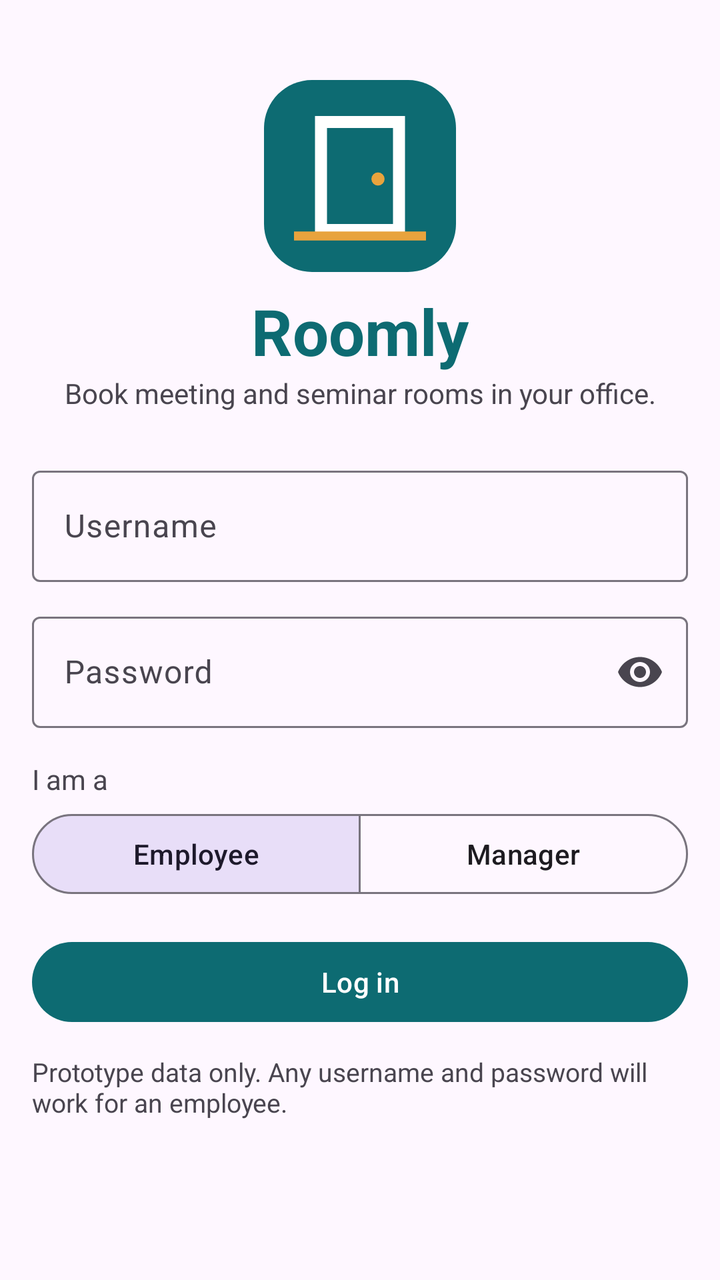
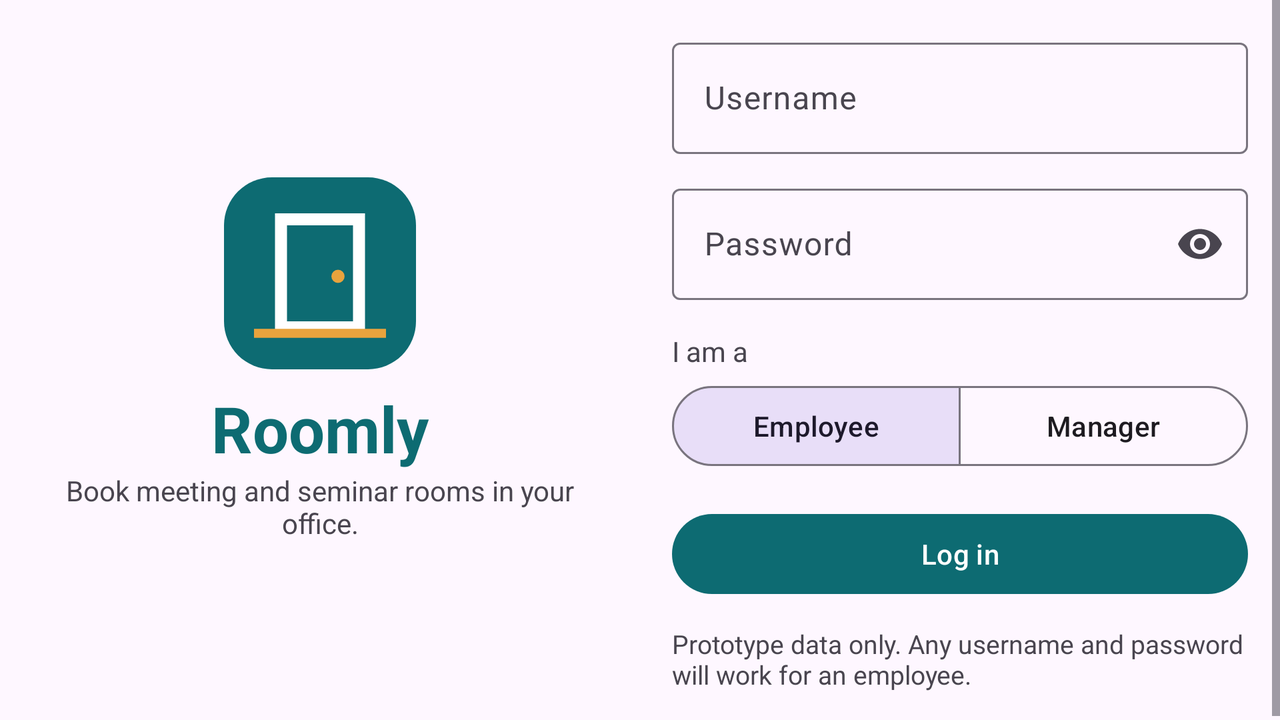

An Android layout and its configuration variant, each rendered on a device that would load it. The default file and the variant file are quoted in full after the pictures.
<!-- AndroidManifest.xml: application theme Theme.Roomly -->
<!-- res/layout/activity_login.xml -->
<?xml version="1.0" encoding="utf-8"?>
<ScrollView xmlns:android="http://schemas.android.com/apk/res/android"
    xmlns:app="http://schemas.android.com/apk/res-auto"
    android:layout_width="match_parent"
    android:layout_height="match_parent"
    android:fillViewport="true">

    <LinearLayout
        android:layout_width="match_parent"
        android:layout_height="wrap_content"
        android:gravity="center_horizontal"
        android:orientation="vertical"
        android:padding="@dimen/screen_padding">

        <ImageView
            android:id="@+id/imgLogo"
            android:layout_width="96dp"
            android:layout_height="96dp"
            android:layout_marginTop="24dp"
            android:contentDescription="@string/logo_description"
            android:src="@drawable/ic_roomly_logo" />

        <TextView
            android:layout_width="wrap_content"
            android:layout_height="wrap_content"
            android:layout_marginTop="8dp"
            android:text="@string/app_name"
            android:textColor="@color/brand"
            android:textSize="32sp"
            android:textStyle="bold" />

        <TextView
            android:layout_width="wrap_content"
            android:layout_height="wrap_content"
            android:layout_marginBottom="24dp"
            android:gravity="center"
            android:text="@string/tagline"
            android:textColor="?attr/colorOnSurfaceVariant"
            android:textSize="14sp" />

        <LinearLayout
            android:layout_width="match_parent"
            android:layout_height="wrap_content"
            android:orientation="vertical">

            <com.google.android.material.textfield.TextInputLayout
                android:id="@+id/layoutUsername"
                style="@style/Widget.Material3.TextInputLayout.OutlinedBox"
                android:layout_width="match_parent"
                android:layout_height="wrap_content"
                android:hint="@string/hint_username">

                <com.google.android.material.textfield.TextInputEditText
                    android:id="@+id/etUsername"
                    android:layout_width="match_parent"
                    android:layout_height="wrap_content"
                    android:imeOptions="actionNext"
                    android:inputType="text"
                    android:singleLine="true" />
            </com.google.android.material.textfield.TextInputLayout>

            <com.google.android.material.textfield.TextInputLayout
                android:id="@+id/layoutPassword"
                style="@style/Widget.Material3.TextInputLayout.OutlinedBox"
                android:layout_width="match_parent"
                android:layout_height="wrap_content"
                android:layout_marginTop="12dp"
                android:hint="@string/hint_password"
                app:endIconMode="password_toggle">

                <com.google.android.material.textfield.TextInputEditText
                    android:id="@+id/etPassword"
                    android:layout_width="match_parent"
                    android:layout_height="wrap_content"
                    android:imeOptions="actionDone"
                    android:inputType="textPassword"
                    android:singleLine="true" />
            </com.google.android.material.textfield.TextInputLayout>

            <TextView
                android:layout_width="wrap_content"
                android:layout_height="wrap_content"
                android:layout_marginTop="16dp"
                android:text="@string/label_role"
                android:textColor="?attr/colorOnSurfaceVariant"
                android:textSize="14sp" />

            <com.google.android.material.button.MaterialButtonToggleGroup
                android:id="@+id/toggleRole"
                android:layout_width="match_parent"
                android:layout_height="wrap_content"
                android:layout_marginTop="4dp"
                app:checkedButton="@+id/btnEmployee"
                app:selectionRequired="true"
                app:singleSelection="true">

                <com.google.android.material.button.MaterialButton
                    android:id="@+id/btnEmployee"
                    style="@style/Widget.Material3.Button.OutlinedButton"
                    android:layout_width="0dp"
                    android:layout_height="wrap_content"
                    android:layout_weight="1"
                    android:minHeight="48dp"
                    android:text="@string/role_employee" />

                <com.google.android.material.button.MaterialButton
                    android:id="@+id/btnManager"
                    style="@style/Widget.Material3.Button.OutlinedButton"
                    android:layout_width="0dp"
                    android:layout_height="wrap_content"
                    android:layout_weight="1"
                    android:minHeight="48dp"
                    android:text="@string/role_manager" />
            </com.google.android.material.button.MaterialButtonToggleGroup>

            <com.google.android.material.button.MaterialButton
                android:id="@+id/btnLogin"
                android:layout_width="match_parent"
                android:layout_height="wrap_content"
                android:layout_marginTop="16dp"
                android:minHeight="48dp"
                android:text="@string/action_login" />

            <TextView
                android:layout_width="wrap_content"
                android:layout_height="wrap_content"
                android:layout_marginTop="12dp"
                android:text="@string/login_note"
                android:textColor="?attr/colorOnSurfaceVariant"
                android:textSize="13sp" />

        </LinearLayout>
    </LinearLayout>
</ScrollView>
<!-- resources referenced by this layout -->
<resources>
  <color name="brand">#0D6B72</color>
  <dimen name="screen_padding">16dp</dimen>
  <!-- drawable ic_roomly_logo (drawable) -->
  <?xml version="1.0" encoding="utf-8"?>
  <vector xmlns:android="http://schemas.android.com/apk/res/android"
      android:width="96dp"
      android:height="96dp"
      android:viewportWidth="64"
      android:viewportHeight="64">
      <path
          android:fillColor="#0D6B72"
          android:pathData="M16,0h32a16,16 0 0 1 16,16v32a16,16 0 0 1 -16,16H16A16,16 0 0 1 0,48V16A16,16 0 0 1 16,0z" />
      <path
          android:fillColor="#FFFFFF"
          android:pathData="M17,12h30v40H17z" />
      <path
          android:fillColor="#0D6B72"
          android:pathData="M21,16h22v32H21z" />
      <path
          android:fillColor="#E8A33D"
          android:pathData="M38,33m-2.2,0a2.2,2.2 0 1 0 4.4,0a2.2,2.2 0 1 0 -4.4,0" />
      <path
          android:fillColor="#E8A33D"
          android:pathData="M10,50.5h44v3H10z" />
  </vector>
  <string name="action_login">Log in</string>
  <string name="app_name">Roomly</string>
  <string name="hint_password">Password</string>
  <string name="hint_username">Username</string>
  <string name="label_role">I am a</string>
  <string name="login_note">Prototype data only. Any username and password will work for an employee.</string>
  <string name="logo_description">Roomly logo, a door</string>
  <string name="role_employee">Employee</string>
  <string name="role_manager">Manager</string>
  <string name="tagline">Book meeting and seminar rooms in your office.</string>
  <style name="Theme.Roomly" parent="Theme.Material3.DayNight.NoActionBar">
          <item name="colorPrimary">@color/brand</item>
          <item name="colorOnPrimary">@color/on_brand</item>
          <item name="colorSecondary">@color/accent</item>
          <item name="android:statusBarColor">@color/brand</item>
          <item name="android:windowLightStatusBar">false</item>
      </style>
  <color name="on_brand">#FFFFFF</color>
  <color name="accent">#E8A33D</color>
</resources>
<!-- res/layout-land/activity_login.xml (the repository's variant of the layout above) -->
<!-- drawn on the phone turned sideways -->
<?xml version="1.0" encoding="utf-8"?>
<LinearLayout xmlns:android="http://schemas.android.com/apk/res/android"
    xmlns:app="http://schemas.android.com/apk/res-auto"
    android:layout_width="match_parent"
    android:layout_height="match_parent"
    android:orientation="horizontal">

    
    <LinearLayout
        android:layout_width="0dp"
        android:layout_height="match_parent"
        android:layout_weight="1"
        android:gravity="center"
        android:orientation="vertical"
        android:padding="@dimen/screen_padding">

        <ImageView
            android:id="@+id/imgLogo"
            android:layout_width="96dp"
            android:layout_height="96dp"
            android:contentDescription="@string/logo_description"
            android:src="@drawable/ic_roomly_logo" />

        <TextView
            android:layout_width="wrap_content"
            android:layout_height="wrap_content"
            android:layout_marginTop="8dp"
            android:text="@string/app_name"
            android:textColor="@color/brand"
            android:textSize="32sp"
            android:textStyle="bold" />

        <TextView
            android:layout_width="wrap_content"
            android:layout_height="wrap_content"
            android:gravity="center"
            android:text="@string/tagline"
            android:textColor="?attr/colorOnSurfaceVariant"
            android:textSize="14sp" />
    </LinearLayout>

    
    <ScrollView
        android:layout_width="0dp"
        android:layout_height="match_parent"
        android:layout_weight="1">

        <LinearLayout
            android:layout_width="match_parent"
            android:layout_height="wrap_content"
            android:orientation="vertical"
            android:padding="@dimen/screen_padding">

            <com.google.android.material.textfield.TextInputLayout
                android:id="@+id/layoutUsername"
                style="@style/Widget.Material3.TextInputLayout.OutlinedBox"
                android:layout_width="match_parent"
                android:layout_height="wrap_content"
                android:hint="@string/hint_username">

                <com.google.android.material.textfield.TextInputEditText
                    android:id="@+id/etUsername"
                    android:layout_width="match_parent"
                    android:layout_height="wrap_content"
                    android:imeOptions="actionNext"
                    android:inputType="text"
                    android:singleLine="true" />
            </com.google.android.material.textfield.TextInputLayout>

            <com.google.android.material.textfield.TextInputLayout
                android:id="@+id/layoutPassword"
                style="@style/Widget.Material3.TextInputLayout.OutlinedBox"
                android:layout_width="match_parent"
                android:layout_height="wrap_content"
                android:layout_marginTop="12dp"
                android:hint="@string/hint_password"
                app:endIconMode="password_toggle">

                <com.google.android.material.textfield.TextInputEditText
                    android:id="@+id/etPassword"
                    android:layout_width="match_parent"
                    android:layout_height="wrap_content"
                    android:imeOptions="actionDone"
                    android:inputType="textPassword"
                    android:singleLine="true" />
            </com.google.android.material.textfield.TextInputLayout>

            <TextView
                android:layout_width="wrap_content"
                android:layout_height="wrap_content"
                android:layout_marginTop="16dp"
                android:text="@string/label_role"
                android:textColor="?attr/colorOnSurfaceVariant"
                android:textSize="14sp" />

            <com.google.android.material.button.MaterialButtonToggleGroup
                android:id="@+id/toggleRole"
                android:layout_width="match_parent"
                android:layout_height="wrap_content"
                android:layout_marginTop="4dp"
                app:checkedButton="@+id/btnEmployee"
                app:selectionRequired="true"
                app:singleSelection="true">

                <com.google.android.material.button.MaterialButton
                    android:id="@+id/btnEmployee"
                    style="@style/Widget.Material3.Button.OutlinedButton"
                    android:layout_width="0dp"
                    android:layout_height="wrap_content"
                    android:layout_weight="1"
                    android:minHeight="48dp"
                    android:text="@string/role_employee" />

                <com.google.android.material.button.MaterialButton
                    android:id="@+id/btnManager"
                    style="@style/Widget.Material3.Button.OutlinedButton"
                    android:layout_width="0dp"
                    android:layout_height="wrap_content"
                    android:layout_weight="1"
                    android:minHeight="48dp"
                    android:text="@string/role_manager" />
            </com.google.android.material.button.MaterialButtonToggleGroup>

            <com.google.android.material.button.MaterialButton
                android:id="@+id/btnLogin"
                android:layout_width="match_parent"
                android:layout_height="wrap_content"
                android:layout_marginTop="16dp"
                android:minHeight="48dp"
                android:text="@string/action_login" />

            <TextView
                android:layout_width="wrap_content"
                android:layout_height="wrap_content"
                android:layout_marginTop="12dp"
                android:text="@string/login_note"
                android:textColor="?attr/colorOnSurfaceVariant"
                android:textSize="13sp" />

        </LinearLayout>
    </ScrollView>
</LinearLayout>
